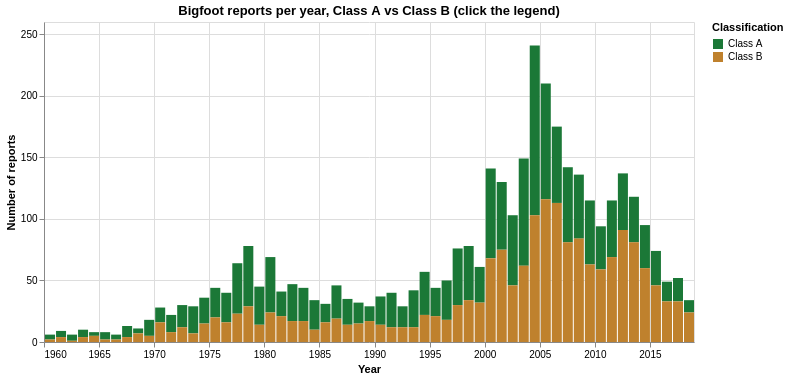

The notebook cell this image was saved under:
### Markdown cell above
## Plot 1: Reports per year by classification (interactive legend)

Aggregate in pandas to one row per year and classification, then plot as a stacked bar chart. Clicking a classification in the legend highlights it and fades the other one.

### Code cell
df_year = (df_clean.dropna(subset=['year'])
           .groupby(['year', 'classification'])
           .size()
           .reset_index(name='reports'))
df_year = df_year[df_year['year'] >= 1960]
df_year['year'] = pd.to_datetime(df_year['year'].astype(int), format='%Y')

class_select = alt.selection_point(fields=['classification'], bind='legend')

chart1 = alt.Chart(df_year).mark_bar().encode(
    x=alt.X('year:T', title='Year', timeUnit='year'),
    y=alt.Y('reports:Q', title='Number of reports'),
    color=alt.Color('classification:N', title='Classification',
                    scale=alt.Scale(domain=['Class A', 'Class B'],
                                    range=['#1b7837', '#bf812d'])),
    opacity=alt.condition(class_select, alt.value(1), alt.value(0.15)),
    tooltip=[alt.Tooltip('year:T', timeUnit='year', title='Year'),
             alt.Tooltip('classification:N', title='Classification'),
             alt.Tooltip('reports:Q', title='Reports')]
).add_params(
    class_select
).properties(
    width=650, height=320,
    title='Bigfoot reports per year, Class A vs Class B (click the legend)'
)
chart1

### Figure 1 — Vega-Lite specification as saved in the notebook (floating-point values rounded to 4 significant figures)
{"config": {"view": {"continuousWidth": 300, "continuousHeight": 300}}, "data": {"name": "data-cebcd706da023d30d30b22ee7f4fbd07"}, "mark": {"type": "bar"}, "encoding": {"color": {"field": "classification", "scale": {"domain": ["Class A", "Class B"], "range": ["#1b7837", "#bf812d"]}, "title": "Classification", "type": "nominal"}, "opacity": {"condition": {"param": "param_a1889753d2dcc643", "value": 1}, "value": 0.15}, "tooltip": [{"field": "year", "timeUnit": "year", "title": "Year", "type": "temporal"}, {"field": "classification", "title": "Classification", "type": "nominal"}, {"field": "reports", "title": "Reports", "type": "quantitative"}], "x": {"field": "year", "timeUnit": "year", "title": "Year", "type": "temporal"}, "y": {"field": "reports", "title": "Number of reports", "type": "quantitative"}}, "height": 320, "params": [{"name": "param_a1889753d2dcc643", "select": {"type": "point", "fields": ["classification"]}, "bind": "legend"}], "title": "Bigfoot reports per year, Class A vs Class B (click the legend)", "width": 650, "$schema": "https://vega.github.io/schema/vega-lite/v6.4.1.json", "datasets": {"data-cebcd706da023d30d30b22ee7f4fbd07": [{"year": "1960-01-01T00:00:00", "classification": "Class A", "reports": 4}, {"year": "1960-01-01T00:00:00", "classification": "Class B", "reports": 2}, {"year": "1961-01-01T00:00:00", "classification": "Class A", "reports": 5}, {"year": "1961-01-01T00:00:00", "classification": "Class B", "reports": 4}, {"year": "1962-01-01T00:00:00", "classification": "Class A", "reports": 5}, {"year": "1962-01-01T00:00:00", "classification": "Class B", "reports": 1}, {"year": "1963-01-01T00:00:00", "classification": "Class A", "reports": 6}, {"year": "1963-01-01T00:00:00", "classification": "Class B", "reports": 4}, {"year": "1964-01-01T00:00:00", "classification": "Class A", "reports": 3}, {"year": "1964-01-01T00:00:00", "classification": "Class B", "reports": 5}, {"year": "1965-01-01T00:00:00", "classification": "Class A", "reports": 6}, {"year": "1965-01-01T00:00:00", "classification": "Class B", "reports": 2}, {"year": "1966-01-01T00:00:00", "classification": "Class A", "reports": 4}, {"year": "1966-01-01T00:00:00", "classification": "Class B", "reports": 2}, {"year": "1967-01-01T00:00:00", "classification": "Class A", "reports": 9}, {"year": "1967-01-01T00:00:00", "classification": "Class B", "reports": 4}, {"year": "1968-01-01T00:00:00", "classification": "Class A", "reports": 4}, {"year": "1968-01-01T00:00:00", "classification": "Class B", "reports": 7}, {"year": "1969-01-01T00:00:00", "classification": "Class A", "reports": 13}, {"year": "1969-01-01T00:00:00", "classification": "Class B", "reports": 5}, {"year": "1970-01-01T00:00:00", "classification": "Class A", "reports": 12}, {"year": "1970-01-01T00:00:00", "classification": "Class B", "reports": 16}, {"year": "1971-01-01T00:00:00", "classification": "Class A", "reports": 14}, {"year": "1971-01-01T00:00:00", "classification": "Class B", "reports": 8}, {"year": "1972-01-01T00:00:00", "classification": "Class A", "reports": 18}, {"year": "1972-01-01T00:00:00", "classification": "Class B", "reports": 12}, {"year": "1973-01-01T00:00:00", "classification": "Class A", "reports": 22}, {"year": "1973-01-01T00:00:00", "classification": "Class B", "reports": 7}, {"year": "1974-01-01T00:00:00", "classification": "Class A", "reports": 21}, {"year": "1974-01-01T00:00:00", "classification": "Class B", "reports": 15}, {"year": "1975-01-01T00:00:00", "classification": "Class A", "reports": 24}, {"year": "1975-01-01T00:00:00", "classification": "Class B", "reports": 20}, {"year": "1976-01-01T00:00:00", "classification": "Class A", "reports": 24}, {"year": "1976-01-01T00:00:00", "classification": "Class B", "reports": 16}, {"year": "1977-01-01T00:00:00", "classification": "Class A", "reports": 41}, {"year": "1977-01-01T00:00:00", "classification": "Class B", "reports": 23}, {"year": "1978-01-01T00:00:00", "classification": "Class A", "reports": 49}, {"year": "1978-01-01T00:00:00", "classification": "Class B", "reports": 29}, {"year": "1979-01-01T00:00:00", "classification": "Class A", "reports": 31}, {"year": "1979-01-01T00:00:00", "classification": "Class B", "reports": 14}, {"year": "1980-01-01T00:00:00", "classification": "Class A", "reports": 45}, {"year": "1980-01-01T00:00:00", "classification": "Class B", "reports": 24}, {"year": "1981-01-01T00:00:00", "classification": "Class A", "reports": 20}, {"year": "1981-01-01T00:00:00", "classification": "Class B", "reports": 21}, {"year": "1982-01-01T00:00:00", "classification": "Class A", "reports": 30}, {"year": "1982-01-01T00:00:00", "classification": "Class B", "reports": 17}, {"year": "1983-01-01T00:00:00", "classification": "Class A", "reports": 27}, {"year": "1983-01-01T00:00:00", "classification": "Class B", "reports": 17}, {"year": "1984-01-01T00:00:00", "classification": "Class A", "reports": 24}, {"year": "1984-01-01T00:00:00", "classification": "Class B", "reports": 10}, {"year": "1985-01-01T00:00:00", "classification": "Class A", "reports": 15}, {"year": "1985-01-01T00:00:00", "classification": "Class B", "reports": 16}, {"year": "1986-01-01T00:00:00", "classification": "Class A", "reports": 27}, {"year": "1986-01-01T00:00:00", "classification": "Class B", "reports": 19}, {"year": "1987-01-01T00:00:00", "classification": "Class A", "reports": 21}, {"year": "1987-01-01T00:00:00", "classification": "Class B", "reports": 14}, {"year": "1988-01-01T00:00:00", "classification": "Class A", "reports": 17}, {"year": "1988-01-01T00:00:00", "classification": "Class B", "reports": 15}, {"year": "1989-01-01T00:00:00", "classification": "Class A", "reports": 12}, {"year": "1989-01-01T00:00:00", "classification": "Class B", "reports": 17}, {"year": "1990-01-01T00:00:00", "classification": "Class A", "reports": 23}, {"year": "1990-01-01T00:00:00", "classification": "Class B", "reports": 14}, {"year": "1991-01-01T00:00:00", "classification": "Class A", "reports": 28}, {"year": "1991-01-01T00:00:00", "classification": "Class B", "reports": 12}, {"year": "1992-01-01T00:00:00", "classification": "Class A", "reports": 17}, {"year": "1992-01-01T00:00:00", "classification": "Class B", "reports": 12}, {"year": "1993-01-01T00:00:00", "classification": "Class A", "reports": 30}, {"year": "1993-01-01T00:00:00", "classification": "Class B", "reports": 12}, {"year": "1994-01-01T00:00:00", "classification": "Class A", "reports": 35}, {"year": "1994-01-01T00:00:00", "classification": "Class B", "reports": 22}, {"year": "1995-01-01T00:00:00", "classification": "Class A", "reports": 23}, {"year": "1995-01-01T00:00:00", "classification": "Class B", "reports": 21}, {"year": "1996-01-01T00:00:00", "classification": "Class A", "reports": 32}, {"year": "1996-01-01T00:00:00", "classification": "Class B", "reports": 18}, {"year": "1997-01-01T00:00:00", "classification": "Class A", "reports": 46}, {"year": "1997-01-01T00:00:00", "classification": "Class B", "reports": 30}, {"year": "1998-01-01T00:00:00", "classification": "Class A", "reports": 44}, {"year": "1998-01-01T00:00:00", "classification": "Class B", "reports": 34}, {"year": "1999-01-01T00:00:00", "classification": "Class A", "reports": 29}, {"year": "1999-01-01T00:00:00", "classification": "Class B", "reports": 32}, {"year": "2000-01-01T00:00:00", "classification": "Class A", "reports": 73}, {"year": "2000-01-01T00:00:00", "classification": "Class B", "reports": 68}, {"year": "2001-01-01T00:00:00", "classification": "Class A", "reports": 55}, {"year": "2001-01-01T00:00:00", "classification": "Class B", "reports": 75}, {"year": "2002-01-01T00:00:00", "classification": "Class A", "reports": 57}, {"year": "2002-01-01T00:00:00", "classification": "Class B", "reports": 46}, {"year": "2003-01-01T00:00:00", "classification": "Class A", "reports": 87}, {"year": "2003-01-01T00:00:00", "classification": "Class B", "reports": 62}, {"year": "2004-01-01T00:00:00", "classification": "Class A", "reports": 138}, {"year": "2004-01-01T00:00:00", "classification": "Class B", "reports": 103}, {"year": "2005-01-01T00:00:00", "classification": "Class A", "reports": 94}, {"year": "2005-01-01T00:00:00", "classification": "Class B", "reports": 116}, {"year": "2006-01-01T00:00:00", "classification": "Class A", "reports": 62}, {"year": "2006-01-01T00:00:00", "classification": "Class B", "reports": 113}, {"year": "2007-01-01T00:00:00", "classification": "Class A", "reports": 61}, {"year": "2007-01-01T00:00:00", "classification": "Class B", "reports": 81}, {"year": "2008-01-01T00:00:00", "classification": "Class A", "reports": 52}, {"year": "2008-01-01T00:00:00", "classification": "Class B", "reports": 84}, {"year": "2009-01-01T00:00:00", "classification": "Class A", "reports": 52}, {"year": "2009-01-01T00:00:00", "classification": "Class B", "reports": 63}, {"year": "2010-01-01T00:00:00", "classification": "Class A", "reports": 35}, {"year": "2010-01-01T00:00:00", "classification": "Class B", "reports": 59}, {"year": "2011-01-01T00:00:00", "classification": "Class A", "reports": 46}, {"year": "2011-01-01T00:00:00", "classification": "Class B", "reports": 69}, {"year": "2012-01-01T00:00:00", "classification": "Class A", "reports": 46}, {"year": "2012-01-01T00:00:00", "classification": "Class B", "reports": 91}, {"year": "2013-01-01T00:00:00", "classification": "Class A", "reports": 37}, {"year": "2013-01-01T00:00:00", "classification": "Class B", "reports": 81}, {"year": "2014-01-01T00:00:00", "classification": "Class A", "reports": 35}, {"year": "2014-01-01T00:00:00", "classification": "Class B", "reports": 60}, {"year": "2015-01-01T00:00:00", "classification": "Class A", "reports": 28}, {"year": "2015-01-01T00:00:00", "classification": "Class B", "reports": 46}, {"year": "2016-01-01T00:00:00", "classification": "Class A", "reports": 16}, {"year": "2016-01-01T00:00:00", "classification": "Class B", "reports": 33}, {"year": "2017-01-01T00:00:00", "classification": "Class A", "reports": 19}, {"year": "2017-01-01T00:00:00", "classification": "Class B", "reports": 33}, {"year": "2018-01-01T00:00:00", "classification": "Class A", "reports": 10}, {"year": "2018-01-01T00:00:00", "classification": "Class B", "reports": 24}]}}
